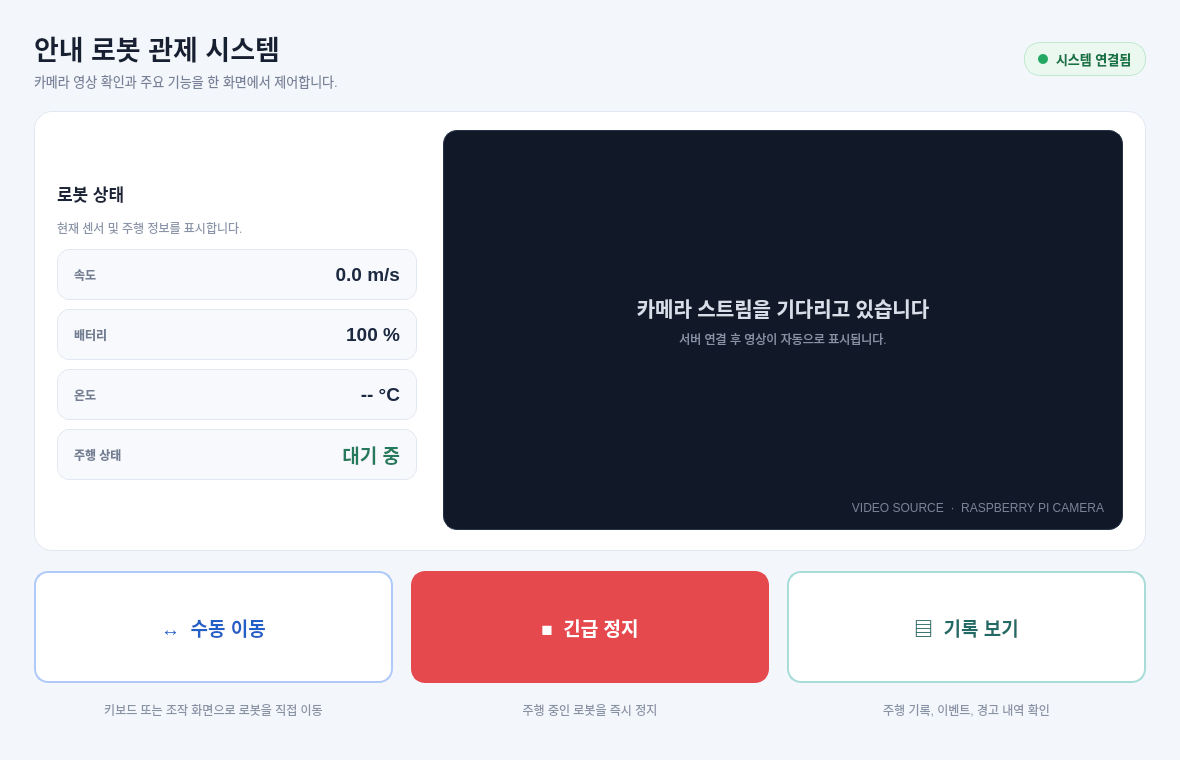
<?xml version="1.0" encoding="UTF-8"?>
<ui version="4.0">
 <class>MainWindow</class>
 <widget class="QMainWindow" name="MainWindow">
  <property name="geometry">
   <rect>
    <x>0</x>
    <y>0</y>
    <width>1180</width>
    <height>760</height>
   </rect>
  </property>
  <property name="minimumSize">
   <size>
    <width>900</width>
    <height>620</height>
   </size>
  </property>
  <property name="windowTitle">
   <string>안내 로봇 관제 시스템</string>
  </property>
  <widget class="QWidget" name="centralwidget">
   <property name="styleSheet">
    <string notr="true">QWidget#centralwidget {
    background-color: #F3F6FA;
    color: #172033;
    font-family: &quot;Noto Sans CJK KR&quot;, &quot;Noto Sans KR&quot;, &quot;Sans Serif&quot;;
}

/* 헤더 */
QLabel#titleLabel {
    color: #172033;
    font-size: 27px;
    font-weight: 700;
}

QLabel#subtitleLabel {
    color: #778198;
    font-size: 13px;
}

QFrame#connectionBadge {
    background-color: #EAF8F0;
    border: 1px solid #BFE8CE;
    border-radius: 16px;
}

QLabel#connectionDot {
    background-color: #22A861;
    border-radius: 5px;
    min-width: 10px;
    max-width: 10px;
    min-height: 10px;
    max-height: 10px;
}

QLabel#connectionText {
    color: #167345;
    font-size: 13px;
    font-weight: 600;
}

/* 카메라 카드 */
QFrame#cameraCard {
    background-color: #FFFFFF;
    border: 1px solid #E1E7F0;
    border-radius: 18px;
}

QLabel#cameraTitleLabel {
    color: #1B2437;
    font-size: 18px;
    font-weight: 700;
}

QLabel#cameraDescriptionLabel {
    color: #8A94A8;
    font-size: 12px;
}

QFrame#streamBadge {
    background-color: #FFF1F0;
    border: 1px solid #FFD1CD;
    border-radius: 13px;
}

QLabel#streamDot {
    background-color: #E64940;
    border-radius: 4px;
    min-width: 8px;
    max-width: 8px;
    min-height: 8px;
    max-height: 8px;
}

QLabel#streamStatusLabel {
    color: #C63B34;
    font-size: 12px;
    font-weight: 700;
}

QFrame#cameraViewport {
    background-color: #111827;
    border: 1px solid #263247;
    border-radius: 14px;
}

QLabel#cameraViewLabel {
    background-color: transparent;
    border: none;
    color: #D8DFEA;
    font-size: 20px;
    font-weight: 600;
}

QLabel#cameraHintLabel {
    color: #8792A7;
    font-size: 12px;
}

QLabel#cameraSourceLabel {
    color: #7A8497;
    font-size: 12px;
}

/* 로봇 상태 정보 */
QFrame#robotStatusPanel {
    background-color: transparent;
    border: none;
}

QLabel#statusPanelTitleLabel {
    color: #1B2437;
    font-size: 17px;
    font-weight: 700;
}

QLabel#statusPanelDescriptionLabel {
    color: #8A94A8;
    font-size: 12px;
}

QFrame#speedStatusCard,
QFrame#batteryStatusCard,
QFrame#temperatureStatusCard,
QFrame#driveStatusCard {
    background-color: #F7F9FC;
    border: 1px solid #E2E8F1;
    border-radius: 12px;
}

QLabel#speedTitleLabel,
QLabel#batteryTitleLabel,
QLabel#temperatureTitleLabel,
QLabel#driveStatusTitleLabel {
    color: #737E92;
    font-size: 12px;
    font-weight: 600;
}

QLabel#speedValueLabel,
QLabel#batteryValueLabel,
QLabel#temperatureValueLabel,
QLabel#driveStatusValueLabel {
    color: #1C2940;
    font-size: 19px;
    font-weight: 700;
}

QLabel#driveStatusValueLabel {
    color: #247A5B;
}

/* 하단 기능 버튼 */
QPushButton {
    border-radius: 14px;
    min-height: 88px;
    padding: 10px 22px;
    font-size: 19px;
    font-weight: 700;
}

QPushButton#manualMoveButton {
    color: #245EC7;
    background-color: #FFFFFF;
    border: 2px solid #AFC9F8;
}

QPushButton#manualMoveButton:hover {
    background-color: #EEF5FF;
    border-color: #5B8FEA;
}

QPushButton#manualMoveButton:pressed {
    background-color: #DCEAFF;
}

QPushButton#manualMoveButton:checked {
    color: #FFFFFF;
    background-color: #3478E5;
    border-color: #3478E5;
}

QPushButton#manualMoveButton:checked:hover {
    background-color: #2868CC;
    border-color: #2868CC;
}

QPushButton#emergencyStopButton {
    color: #FFFFFF;
    background-color: #E5484D;
    border: 2px solid #E5484D;
}

QPushButton#emergencyStopButton:hover {
    background-color: #D63C42;
    border-color: #D63C42;
}

QPushButton#emergencyStopButton:pressed {
    background-color: #BF3137;
    border-color: #BF3137;
}

QPushButton#logViewButton {
    color: #216A66;
    background-color: #FFFFFF;
    border: 2px solid #A7DCD8;
}

QPushButton#logViewButton:hover {
    background-color: #ECFAF8;
    border-color: #55B7AF;
}

QPushButton#logViewButton:pressed {
    background-color: #D7F2EF;
}

QLabel#manualCaptionLabel,
QLabel#emergencyCaptionLabel,
QLabel#logCaptionLabel {
    color: #8892A5;
    font-size: 12px;
}</string>
   </property>
   <layout class="QVBoxLayout" name="rootLayout">
    <property name="spacing">
     <number>20</number>
    </property>
    <property name="leftMargin">
     <number>34</number>
    </property>
    <property name="topMargin">
     <number>28</number>
    </property>
    <property name="rightMargin">
     <number>34</number>
    </property>
    <property name="bottomMargin">
     <number>30</number>
    </property>
    <item>
     <layout class="QHBoxLayout" name="headerLayout">
      <property name="spacing">
       <number>16</number>
      </property>
      <item>
       <layout class="QVBoxLayout" name="titleLayout">
        <property name="spacing">
         <number>3</number>
        </property>
        <item>
         <widget class="QLabel" name="titleLabel">
          <property name="text">
           <string>안내 로봇 관제 시스템</string>
          </property>
         </widget>
        </item>
        <item>
         <widget class="QLabel" name="subtitleLabel">
          <property name="text">
           <string>카메라 영상 확인과 주요 기능을 한 화면에서 제어합니다.</string>
          </property>
         </widget>
        </item>
       </layout>
      </item>
      <item>
       <spacer name="headerSpacer">
        <property name="orientation">
         <enum>Qt::Orientation::Horizontal</enum>
        </property>
        <property name="sizeHint" stdset="0">
         <size>
          <width>40</width>
          <height>20</height>
         </size>
        </property>
       </spacer>
      </item>
      <item>
       <widget class="QFrame" name="connectionBadge">
        <property name="minimumSize">
         <size>
          <width>122</width>
          <height>34</height>
         </size>
        </property>
        <property name="maximumSize">
         <size>
          <width>170</width>
          <height>34</height>
         </size>
        </property>
        <property name="frameShape">
         <enum>QFrame::Shape::NoFrame</enum>
        </property>
        <layout class="QHBoxLayout" name="connectionBadgeLayout">
         <property name="spacing">
          <number>8</number>
         </property>
         <property name="leftMargin">
          <number>13</number>
         </property>
         <property name="topMargin">
          <number>7</number>
         </property>
         <property name="rightMargin">
          <number>13</number>
         </property>
         <property name="bottomMargin">
          <number>7</number>
         </property>
         <item>
          <widget class="QLabel" name="connectionDot">
           <property name="text">
            <string/>
           </property>
          </widget>
         </item>
         <item>
          <widget class="QLabel" name="connectionText">
           <property name="text">
            <string>시스템 연결됨</string>
           </property>
          </widget>
         </item>
        </layout>
       </widget>
      </item>
     </layout>
    </item>
    <item>
     <widget class="QFrame" name="cameraCard">
      <property name="sizePolicy">
       <sizepolicy hsizetype="Expanding" vsizetype="Preferred">
        <horstretch>0</horstretch>
        <verstretch>0</verstretch>
       </sizepolicy>
      </property>
      <property name="maximumSize">
       <size>
        <width>16777215</width>
        <height>600</height>
       </size>
      </property>
      <property name="frameShape">
       <enum>QFrame::Shape::NoFrame</enum>
      </property>
      <layout class="QVBoxLayout" name="cameraCardLayout">
       <property name="spacing">
        <number>15</number>
       </property>
       <property name="leftMargin">
        <number>22</number>
       </property>
       <property name="topMargin">
        <number>18</number>
       </property>
       <property name="rightMargin">
        <number>22</number>
       </property>
       <property name="bottomMargin">
        <number>20</number>
       </property>
       <item>
        <layout class="QHBoxLayout" name="cameraHeaderRowLayout">
         <property name="spacing">
          <number>0</number>
         </property>
         <property name="leftMargin">
          <number>0</number>
         </property>
         <property name="topMargin">
          <number>0</number>
         </property>
         <property name="rightMargin">
          <number>0</number>
         </property>
         <property name="bottomMargin">
          <number>0</number>
         </property>
        </layout>
       </item>
       <item>
        <layout class="QHBoxLayout" name="cameraViewportRowLayout">
         <property name="spacing">
          <number>0</number>
         </property>
         <property name="leftMargin">
          <number>0</number>
         </property>
         <property name="topMargin">
          <number>0</number>
         </property>
         <property name="rightMargin">
          <number>0</number>
         </property>
         <property name="bottomMargin">
          <number>0</number>
         </property>
         <item>
          <widget class="QFrame" name="robotStatusPanel">
           <property name="sizePolicy">
            <sizepolicy hsizetype="Preferred" vsizetype="Fixed">
             <horstretch>0</horstretch>
             <verstretch>0</verstretch>
            </sizepolicy>
           </property>
           <property name="minimumSize">
            <size>
             <width>360</width>
             <height>300</height>
            </size>
           </property>
           <property name="maximumSize">
            <size>
             <width>400</width>
             <height>300</height>
            </size>
           </property>
           <property name="frameShape">
            <enum>QFrame::Shape::NoFrame</enum>
           </property>
           <layout class="QVBoxLayout" name="robotStatusPanelLayout">
            <property name="spacing">
             <number>9</number>
            </property>
            <property name="leftMargin">
             <number>0</number>
            </property>
            <property name="topMargin">
             <number>0</number>
            </property>
            <property name="rightMargin">
             <number>0</number>
            </property>
            <property name="bottomMargin">
             <number>0</number>
            </property>
            <item>
             <widget class="QLabel" name="statusPanelTitleLabel">
              <property name="text">
               <string>로봇 상태</string>
              </property>
             </widget>
            </item>
            <item>
             <widget class="QLabel" name="statusPanelDescriptionLabel">
              <property name="text">
               <string>현재 센서 및 주행 정보를 표시합니다.</string>
              </property>
             </widget>
            </item>
            <item>
             <widget class="QFrame" name="speedStatusCard">
              <property name="minimumSize">
               <size>
                <width>0</width>
                <height>51</height>
               </size>
              </property>
              <property name="frameShape">
               <enum>QFrame::Shape::NoFrame</enum>
              </property>
              <layout class="QHBoxLayout" name="speedStatusCardLayout">
               <property name="leftMargin">
                <number>16</number>
               </property>
               <property name="topMargin">
                <number>8</number>
               </property>
               <property name="rightMargin">
                <number>16</number>
               </property>
               <property name="bottomMargin">
                <number>8</number>
               </property>
               <item>
                <widget class="QLabel" name="speedTitleLabel">
                 <property name="text">
                  <string>속도</string>
                 </property>
                </widget>
               </item>
               <item>
                <spacer name="speedStatusSpacer">
                 <property name="orientation">
                  <enum>Qt::Orientation::Horizontal</enum>
                 </property>
                 <property name="sizeHint" stdset="0">
                  <size>
                   <width>40</width>
                   <height>20</height>
                  </size>
                 </property>
                </spacer>
               </item>
               <item>
                <widget class="QLabel" name="speedValueLabel">
                 <property name="text">
                  <string>0.0 m/s</string>
                 </property>
                 <property name="alignment">
                  <set>Qt::AlignmentFlag::AlignRight|Qt::AlignmentFlag::AlignTrailing|Qt::AlignmentFlag::AlignVCenter</set>
                 </property>
                </widget>
               </item>
              </layout>
             </widget>
            </item>
            <item>
             <widget class="QFrame" name="batteryStatusCard">
              <property name="minimumSize">
               <size>
                <width>0</width>
                <height>51</height>
               </size>
              </property>
              <property name="frameShape">
               <enum>QFrame::Shape::NoFrame</enum>
              </property>
              <layout class="QHBoxLayout" name="batteryStatusCardLayout">
               <property name="leftMargin">
                <number>16</number>
               </property>
               <property name="topMargin">
                <number>8</number>
               </property>
               <property name="rightMargin">
                <number>16</number>
               </property>
               <property name="bottomMargin">
                <number>8</number>
               </property>
               <item>
                <widget class="QLabel" name="batteryTitleLabel">
                 <property name="text">
                  <string>배터리</string>
                 </property>
                </widget>
               </item>
               <item>
                <spacer name="batteryStatusSpacer">
                 <property name="orientation">
                  <enum>Qt::Orientation::Horizontal</enum>
                 </property>
                 <property name="sizeHint" stdset="0">
                  <size>
                   <width>40</width>
                   <height>20</height>
                  </size>
                 </property>
                </spacer>
               </item>
               <item>
                <widget class="QLabel" name="batteryValueLabel">
                 <property name="text">
                  <string>100 %</string>
                 </property>
                 <property name="alignment">
                  <set>Qt::AlignmentFlag::AlignRight|Qt::AlignmentFlag::AlignTrailing|Qt::AlignmentFlag::AlignVCenter</set>
                 </property>
                </widget>
               </item>
              </layout>
             </widget>
            </item>
            <item>
             <widget class="QFrame" name="temperatureStatusCard">
              <property name="minimumSize">
               <size>
                <width>0</width>
                <height>51</height>
               </size>
              </property>
              <property name="frameShape">
               <enum>QFrame::Shape::NoFrame</enum>
              </property>
              <layout class="QHBoxLayout" name="temperatureStatusCardLayout">
               <property name="leftMargin">
                <number>16</number>
               </property>
               <property name="topMargin">
                <number>8</number>
               </property>
               <property name="rightMargin">
                <number>16</number>
               </property>
               <property name="bottomMargin">
                <number>8</number>
               </property>
               <item>
                <widget class="QLabel" name="temperatureTitleLabel">
                 <property name="text">
                  <string>온도</string>
                 </property>
                </widget>
               </item>
               <item>
                <spacer name="temperatureStatusSpacer">
                 <property name="orientation">
                  <enum>Qt::Orientation::Horizontal</enum>
                 </property>
                 <property name="sizeHint" stdset="0">
                  <size>
                   <width>40</width>
                   <height>20</height>
                  </size>
                 </property>
                </spacer>
               </item>
               <item>
                <widget class="QLabel" name="temperatureValueLabel">
                 <property name="text">
                  <string>-- °C</string>
                 </property>
                 <property name="alignment">
                  <set>Qt::AlignmentFlag::AlignRight|Qt::AlignmentFlag::AlignTrailing|Qt::AlignmentFlag::AlignVCenter</set>
                 </property>
                </widget>
               </item>
              </layout>
             </widget>
            </item>
            <item>
             <widget class="QFrame" name="driveStatusCard">
              <property name="minimumSize">
               <size>
                <width>0</width>
                <height>51</height>
               </size>
              </property>
              <property name="frameShape">
               <enum>QFrame::Shape::NoFrame</enum>
              </property>
              <layout class="QHBoxLayout" name="driveStatusCardLayout">
               <property name="leftMargin">
                <number>16</number>
               </property>
               <property name="topMargin">
                <number>8</number>
               </property>
               <property name="rightMargin">
                <number>16</number>
               </property>
               <property name="bottomMargin">
                <number>8</number>
               </property>
               <item>
                <widget class="QLabel" name="driveStatusTitleLabel">
                 <property name="text">
                  <string>주행 상태</string>
                 </property>
                </widget>
               </item>
               <item>
                <spacer name="driveStatusSpacer">
                 <property name="orientation">
                  <enum>Qt::Orientation::Horizontal</enum>
                 </property>
                 <property name="sizeHint" stdset="0">
                  <size>
                   <width>40</width>
                   <height>20</height>
                  </size>
                 </property>
                </spacer>
               </item>
               <item>
                <widget class="QLabel" name="driveStatusValueLabel">
                 <property name="text">
                  <string>대기 중</string>
                 </property>
                 <property name="alignment">
                  <set>Qt::AlignmentFlag::AlignRight|Qt::AlignmentFlag::AlignTrailing|Qt::AlignmentFlag::AlignVCenter</set>
                 </property>
                </widget>
               </item>
              </layout>
             </widget>
            </item>
           </layout>
          </widget>
         </item>
         <item>
          <spacer name="statusCameraGapSpacer">
           <property name="orientation">
            <enum>Qt::Orientation::Horizontal</enum>
           </property>
           <property name="sizeType">
            <enum>QSizePolicy::Policy::Expanding</enum>
           </property>
           <property name="sizeHint" stdset="0">
            <size>
             <width>28</width>
             <height>20</height>
            </size>
           </property>
          </spacer>
         </item>
         <item>
          <widget class="QFrame" name="cameraViewport">
           <property name="sizePolicy">
            <sizepolicy hsizetype="Fixed" vsizetype="Fixed">
             <horstretch>0</horstretch>
             <verstretch>0</verstretch>
            </sizepolicy>
           </property>
           <property name="minimumSize">
            <size>
             <width>680</width>
             <height>400</height>
            </size>
           </property>
           <property name="maximumSize">
            <size>
             <width>680</width>
             <height>400</height>
            </size>
           </property>
           <property name="frameShape">
            <enum>QFrame::Shape::NoFrame</enum>
           </property>
           <layout class="QVBoxLayout" name="cameraViewportLayout">
            <property name="spacing">
             <number>7</number>
            </property>
            <property name="leftMargin">
             <number>18</number>
            </property>
            <property name="topMargin">
             <number>15</number>
            </property>
            <property name="rightMargin">
             <number>18</number>
            </property>
            <property name="bottomMargin">
             <number>14</number>
            </property>
            <item>
             <spacer name="cameraTopSpacer">
              <property name="orientation">
               <enum>Qt::Orientation::Vertical</enum>
              </property>
              <property name="sizeHint" stdset="0">
               <size>
                <width>20</width>
                <height>30</height>
               </size>
              </property>
             </spacer>
            </item>
            <item>
             <widget class="QLabel" name="cameraViewLabel">
              <property name="text">
               <string>카메라 스트림을 기다리고 있습니다</string>
              </property>
              <property name="scaledContents">
               <bool>false</bool>
              </property>
              <property name="alignment">
               <set>Qt::AlignmentFlag::AlignCenter</set>
              </property>
             </widget>
            </item>
            <item>
             <widget class="QLabel" name="cameraHintLabel">
              <property name="text">
               <string>서버 연결 후 영상이 자동으로 표시됩니다.</string>
              </property>
              <property name="alignment">
               <set>Qt::AlignmentFlag::AlignCenter</set>
              </property>
             </widget>
            </item>
            <item>
             <spacer name="cameraBottomSpacer">
              <property name="orientation">
               <enum>Qt::Orientation::Vertical</enum>
              </property>
              <property name="sizeHint" stdset="0">
               <size>
                <width>20</width>
                <height>30</height>
               </size>
              </property>
             </spacer>
            </item>
            <item>
             <widget class="QLabel" name="cameraSourceLabel">
              <property name="text">
               <string>VIDEO SOURCE  ·  RASPBERRY PI CAMERA</string>
              </property>
              <property name="alignment">
               <set>Qt::AlignmentFlag::AlignRight|Qt::AlignmentFlag::AlignTrailing|Qt::AlignmentFlag::AlignVCenter</set>
              </property>
             </widget>
            </item>
           </layout>
          </widget>
         </item>
        </layout>
       </item>
      </layout>
     </widget>
    </item>
    <item>
     <layout class="QHBoxLayout" name="actionLayout">
      <property name="spacing">
       <number>18</number>
      </property>
      <item>
       <layout class="QVBoxLayout" name="manualActionLayout">
        <property name="spacing">
         <number>6</number>
        </property>
        <item>
         <widget class="QPushButton" name="manualMoveButton">
          <property name="cursor">
           <cursorShape>PointingHandCursor</cursorShape>
          </property>
          <property name="checkable">
           <bool>true</bool>
          </property>
          <property name="text">
           <string>↔  수동 이동</string>
          </property>
         </widget>
        </item>
        <item>
         <widget class="QLabel" name="manualCaptionLabel">
          <property name="text">
           <string>키보드 또는 조작 화면으로 로봇을 직접 이동</string>
          </property>
          <property name="alignment">
           <set>Qt::AlignmentFlag::AlignCenter</set>
          </property>
         </widget>
        </item>
       </layout>
      </item>
      <item>
       <layout class="QVBoxLayout" name="emergencyActionLayout">
        <property name="spacing">
         <number>6</number>
        </property>
        <item>
         <widget class="QPushButton" name="emergencyStopButton">
          <property name="cursor">
           <cursorShape>PointingHandCursor</cursorShape>
          </property>
          <property name="text">
           <string>■  긴급 정지</string>
          </property>
         </widget>
        </item>
        <item>
         <widget class="QLabel" name="emergencyCaptionLabel">
          <property name="text">
           <string>주행 중인 로봇을 즉시 정지</string>
          </property>
          <property name="alignment">
           <set>Qt::AlignmentFlag::AlignCenter</set>
          </property>
         </widget>
        </item>
       </layout>
      </item>
      <item>
       <layout class="QVBoxLayout" name="logActionLayout">
        <property name="spacing">
         <number>6</number>
        </property>
        <item>
         <widget class="QPushButton" name="logViewButton">
          <property name="cursor">
           <cursorShape>PointingHandCursor</cursorShape>
          </property>
          <property name="text">
           <string>▤  기록 보기</string>
          </property>
         </widget>
        </item>
        <item>
         <widget class="QLabel" name="logCaptionLabel">
          <property name="text">
           <string>주행 기록, 이벤트, 경고 내역 확인</string>
          </property>
          <property name="alignment">
           <set>Qt::AlignmentFlag::AlignCenter</set>
          </property>
         </widget>
        </item>
       </layout>
      </item>
     </layout>
    </item>
   </layout>
  </widget>
 </widget>
 <resources/>
 <connections/>
</ui>
